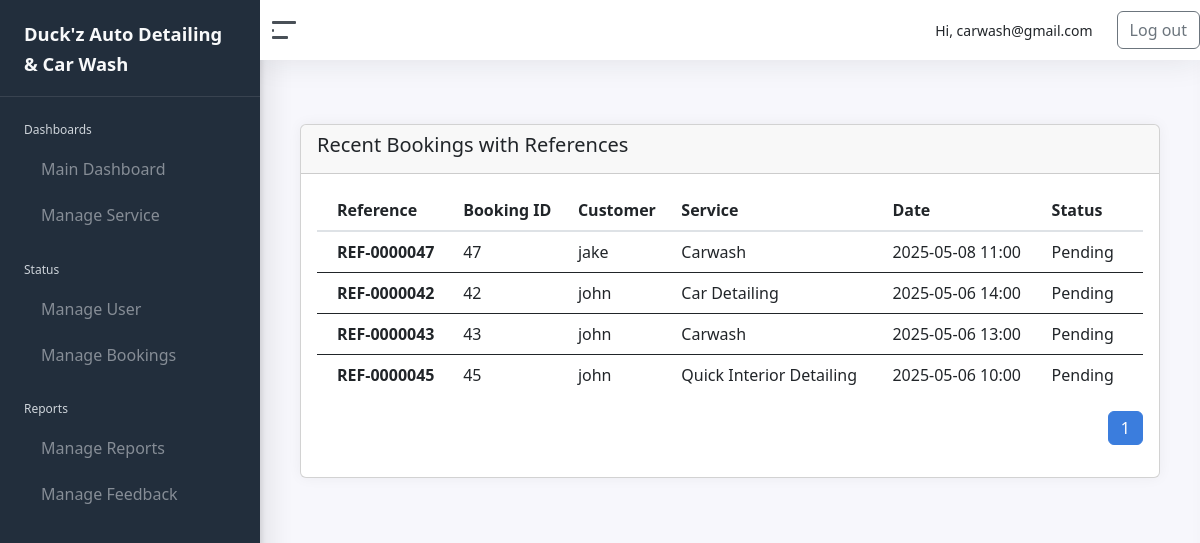
The app's page /admin/manage_reference.php (signed in) with its own data.
### tables this page shows
CREATE TABLE `bookings` (
  `BookingID` int(11) NOT NULL,
  `CustomerID` int(11) NOT NULL,
  `ServiceID` int(11) NOT NULL,
  `BookingDate` datetime DEFAULT current_timestamp(),
  `StatusID` int(11) DEFAULT 1,
  `NumberOfCars` int(11) DEFAULT 1,
  `CarType` varchar(50) DEFAULT NULL,
  `CarQuantity` int(11) NOT NULL DEFAULT 1,
  `CarTypeID` int(11) NOT NULL
);

CREATE TABLE `customer` (
  `CustomerID` int(11) NOT NULL,
  `Username` varchar(50) NOT NULL,
  `EmailAddress` varchar(100) NOT NULL,
  `Age` int(11) DEFAULT NULL,
  `Password` varchar(255) NOT NULL,
  `ConfirmPassword` varchar(255) NOT NULL,
  `ProfilePicture` varchar(255) DEFAULT NULL,
  `ServiceID` int(11) DEFAULT NULL,
  `BookingDate` datetime DEFAULT NULL,
  `StatusID` int(11) DEFAULT 1,
  `is_google_user` tinyint(1) DEFAULT 0,
  `Status` enum('Active','Blocked') NOT NULL DEFAULT 'Active',
  `otp_code` varchar(6) DEFAULT NULL,
  `otp_expires_at` datetime DEFAULT NULL
);

CREATE TABLE `service` (
  `ServiceID` int(11) NOT NULL,
  `ServiceName` varchar(100) NOT NULL,
  `Description` text DEFAULT NULL,
  `ImagePath` varchar(255) DEFAULT NULL,
  `BasePrice` decimal(10,2) NOT NULL DEFAULT 0.00
);

CREATE TABLE `status` (
  `StatusID` int(11) NOT NULL,
  `StatusName` varchar(20) NOT NULL
);

### admin/includes/reference.php (called while the page is built)
<?php
function generateBookingReference($bookingID) {
    return 'REF-' . str_pad($bookingID, 7, '0', STR_PAD_LEFT);
}
?>

### admin/manage_reference.php (the view, shortened to what this page needs)
<?php
require_once '../connection/conn.php';
        require_once 'includes/reference.php';
        $limit = 10;
        $page = isset($_GET['page']) ? (int)$_GET['page'] : 1;
        $page = max($page, 1);
        $offset = ($page - 1) * $limit;
        $countQuery = "SELECT COUNT(*) AS total FROM bookings";
        $countResult = mysqli_query($conn, $countQuery);
        $totalBookings = mysqli_fetch_assoc($countResult)['total'];
        $totalPages = ceil($totalBookings / $limit);
        $bookingQuery = "
            SELECT b.BookingID, b.BookingDate, c.Username, s.ServiceName, st.StatusName
            FROM bookings b
            JOIN customer c ON b.CustomerID = c.CustomerID
            JOIN service s ON b.ServiceID = s.ServiceID
            JOIN status st ON b.StatusID = st.StatusID
            ORDER BY b.BookingDate DESC
            LIMIT $limit OFFSET $offset
        ";
        $bookingResult = mysqli_query($conn, $bookingQuery);
?>
<!DOCTYPE html>
<html lang="en">
<head>
    <?php include 'includes/head.php'; ?>
</head>
<body>
    <div class="wrapper">
        <?php include 'includes/sidebar.php'; ?>
        <div class="main">
            <?php include 'includes/navbar.php'; ?>
            <main class="content">
                <div class="row mt-4">
                    <div class="col-12">
                        <div class="card">
                            <div class="card-header">
                                <h5>Recent Bookings with References</h5>
                            </div>
                            <div class="card-body table-responsive">
                                <table class="table table-hover">
                                    <thead>
                                        <tr>
                                            <th>Reference</th>
                                            <th>Booking ID</th>
                                            <th>Customer</th>
                                            <th>Service</th>
                                            <th>Date</th>
                                            <th>Status</th>
                                        </tr>
                                    </thead>
                                    <tbody>
                                        <?php while ($row = mysqli_fetch_assoc($bookingResult)) : ?>
                                            <tr>
                                                <td><strong><?php echo generateBookingReference($row['BookingID']); ?></strong></td>
                                                <td><?php echo $row['BookingID']; ?></td>
                                                <td><?php echo htmlspecialchars($row['Username']); ?></td>
                                                <td><?php echo htmlspecialchars($row['ServiceName']); ?></td>
                                                <td><?php echo date('Y-m-d H:i', strtotime($row['BookingDate'])); ?></td>
                                                <td><?php echo htmlspecialchars($row['StatusName']); ?></td>
                                            </tr>
                                        <?php endwhile; ?>
                                    </tbody>
                                </table>
                                <nav aria-label="Page navigation">
                                <ul class="pagination justify-content-end mt-3">
                                        <?php for ($i = 1; $i <= $totalPages; $i++): ?>
                                            <li class="page-item <?php echo ($i == $page) ? 'active' : ''; ?>">
                                                <a class="page-link" href="?page=<?php echo $i; ?>"><?php echo $i; ?></a>
                                            </li>
                                        <?php endfor; ?>
                                    </ul>
                                </nav>
                            </div>
                        </div>
                    </div>
                </div>
            </main>
        </div>
    </div>
</body>
</html>

### admin/css/admin-style.css (style rules this page uses)
html { scroll-behavior: smooth; }
body { background-color: #f8f9fa; font-family: 'Segoe UI', Tahoma, Geneva, Verdana, sans-serif; color: #333; }
.content { max-height: 100vh; overflow-y: auto; }
.wrapper { height: 100vh; }
.main { flex: 1; overflow-y: auto; padding-bottom: 50px; height: calc(100vh - 60px); }
.card { border: 1px solid #ddd; margin-bottom: 20px; transition: transform 0.3s ease-in-out, box-shadow 0.3s ease; border-radius: 10px; opacity: 0; animation: fadeInUp 0.8s forwards; }
.card-body { padding: 20px; background-color: #ffffff; border-radius: 10px; }

### records on screen
bookings: BookingID "REF-0000047", BookingID "47", CustomerID.Username "jake", ServiceID.ServiceName "Carwash", BookingDate "2025-05-08 11:00", StatusID.StatusName "Pending"
bookings: BookingID "REF-0000042", BookingID "42", CustomerID.Username "john", ServiceID.ServiceName "Car Detailing", BookingDate "2025-05-06 14:00", StatusID.StatusName "Pending"
bookings: BookingID "REF-0000043", BookingID "43", CustomerID.Username "john", ServiceID.ServiceName "Carwash", BookingDate "2025-05-06 13:00", StatusID.StatusName "Pending"
bookings: BookingID "REF-0000045", BookingID "45", CustomerID.Username "john", ServiceID.ServiceName "Quick Interior Detailing", BookingDate "2025-05-06 10:00", StatusID.StatusName "Pending"

### other values on screen
$_SESSION["email"] "carwash@gmail.com"
